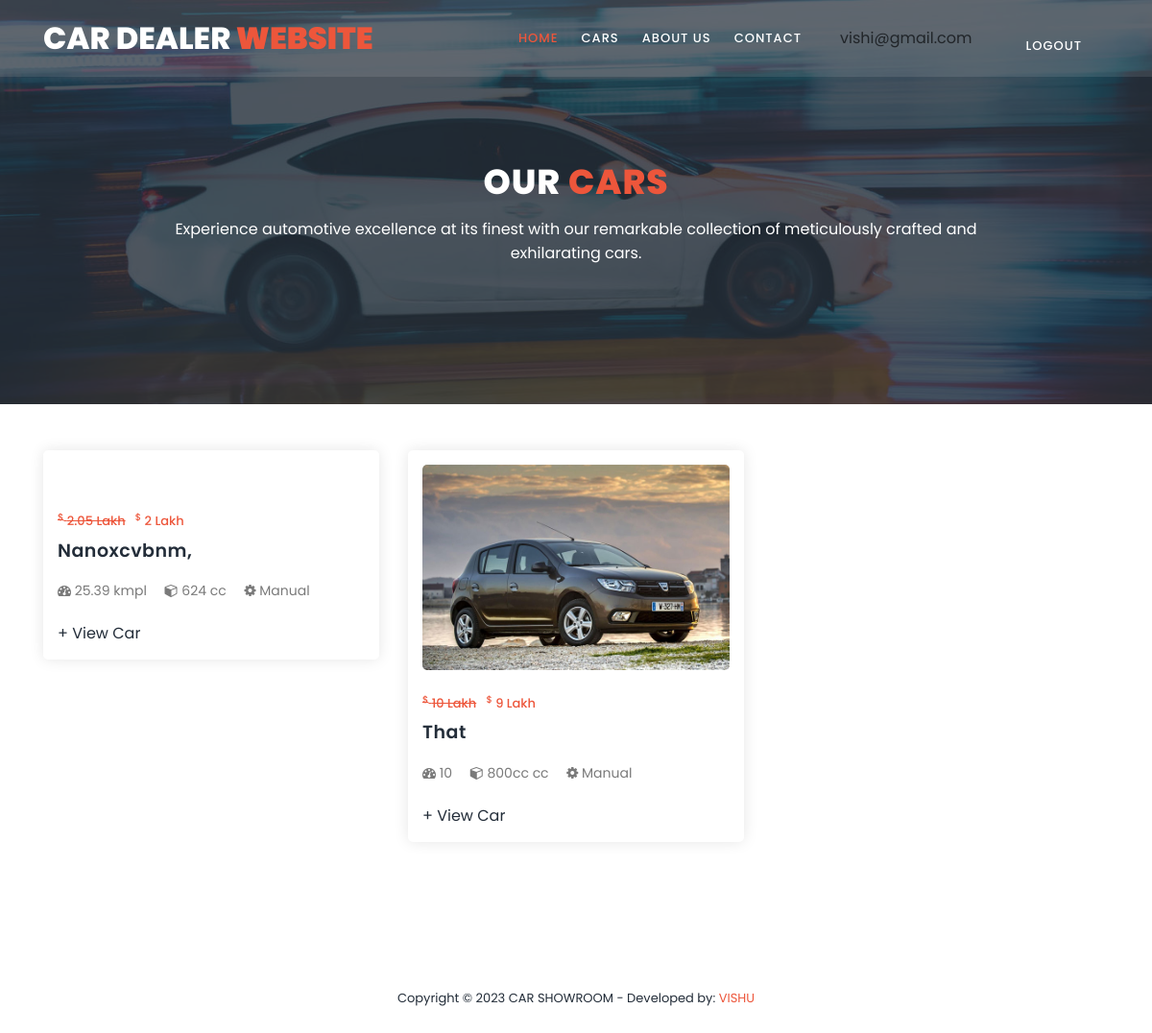
Page /admin/cars.php (signed in) on the committed database.
### tables this page shows
CREATE TABLE `cars` (
  `id` int(11) NOT NULL,
  `img` varchar(400) NOT NULL,
  `originalprice` varchar(50) NOT NULL,
  `discountprice` varchar(50) NOT NULL,
  `carname` varchar(50) NOT NULL,
  `type` varchar(50) NOT NULL,
  `companyname` varchar(50) NOT NULL,
  `model` varchar(50) NOT NULL,
  `mileage` varchar(50) NOT NULL,
  `enginesize` varchar(50) NOT NULL,
  `fueltype` varchar(50) NOT NULL,
  `gearbox` varchar(50) NOT NULL,
  `numberofseats` varchar(50) NOT NULL,
  `doors` varchar(50) NOT NULL,
  `color` varchar(50) NOT NULL,
  `power` varchar(50) NOT NULL,
  `breaktype` varchar(50) NOT NULL,
  `steeringtype` varchar(50) NOT NULL,
  `seattype` varchar(50) NOT NULL,
  `headlight` varchar(50) NOT NULL,
  `vehiclediscription` varchar(1000) NOT NULL,
  `img1` varchar(255) DEFAULT NULL,
  `img2` varchar(255) DEFAULT NULL
);

### admin/cars.php (the view)
<?php require_once '../config.php'; ?>
<?php include("header2.php"); ?>
<section class="section section-bg" id="call-to-action"
    style="background-image: url(assets/images/banner-image-1-1920x500.jpg)">
    <div class="container">
        <div class="row">
            <div class="col-lg-10 offset-lg-1">
                <div class="cta-content">
                    <br>
                    <br>
                    <h2>Our <em>Cars</em></h2>
                    <p>Experience automotive excellence at its finest with our remarkable collection of meticulously crafted and exhilarating cars.</p>
                </div>
            </div>
        </div>
    </div>
</section>
<section class="section" id="trainers">
    <div class="container">
        <br>
        <br>
        <div class="row">
            <?php
            $query = "SELECT * FROM cars";
            $result = mysqli_query($conn, $query);
            while ($row = mysqli_fetch_assoc($result)) {
                $id = $row['id'];
                $image = $row['img'];
                $originalPrice = $row['originalprice'];
                $discountPrice = $row['discountprice'];
                $carName = $row['carname'];
                $mileage = $row['mileage'];
                $engineSize = $row['enginesize'];
                $gearbox = $row['gearbox'];
            ?>
            <div class="col-lg-4">
                <div class="trainer-item">
                    <div class="image-thumb">
                        <img src="<?php echo $image; ?>" alt="">
                    </div>
                    <div class="down-content">
                        <span>
                            <del><sup>$</sup> <?php echo $originalPrice; ?></del> &nbsp; <sup>$</sup> <?php echo $discountPrice; ?>
                        </span>
                        <h4><?php echo $carName; ?></h4>
                        <p>
                            <i class="fa fa-dashboard"></i> <?php echo $mileage; ?> &nbsp;&nbsp;&nbsp;
                            <i class="fa fa-cube"></i> <?php echo $engineSize; ?> cc &nbsp;&nbsp;&nbsp;
                            <i class="fa fa-cog"></i> <?php echo $gearbox; ?> &nbsp;&nbsp;&nbsp;
                        </p>
                        <ul class="social-icons">
                        <li><a href="car-details.php?id=<?php echo $id; ?>">+ View Car</a></li>
                        </ul>
                    </div>
                </div>
            </div>
            <?php } ?>
        <br>
    </div>
</section>
<?php include("footer.php"); ?>

### assets/css/style.css (style rules this page uses)
html, body, div, span, applet, object, iframe, h1, h2, h3, h4, h5, h6, p, blockquote, div pre, a, abbr, acronym, address, big, cite, code, del, dfn, em, font, img, ins, kbd, q, s, samp, small, strike, strong, sub, sup, tt, var, b, u, i, center, dl, dt, dd, ol, ul, li, figure, header, nav, section, article, aside, footer, figcaption { margin: 0; padding: 0; border: 0; outline: 0; }
ul, li { padding: 0; margin: 0; list-style: none; }
header, nav, section, article, aside, footer, hgroup { display: block; }
* { box-sizing: border-box; }
html, body { font-family: 'Poppins', sans-serif; font-weight: 400; background-color: #fff; font-size: 16px; -ms-text-size-adjust: 100%; -webkit-font-smoothing: antialiased; -moz-osx-font-smoothing: grayscale; }
a { text-decoration: none !important; }
h1, h2, h3, h4, h5, h6 { margin-top: 0px; margin-bottom: 0px; }
ul { margin-bottom: 0px; }
p { font-size: 14px; line-height: 25px; color: #7a7a7a; }
html, body { background: #fff; font-family: 'Poppins', sans-serif; }
#call-to-action { padding: 120px 0px; background-image: url(../images/cta-bg.jpg); background-position: center center; background-repeat: no-repeat; background-size: cover; text-align: center; }
.cta-content h2 { font-size: 36px; text-transform: uppercase; font-weight: 800; color: #fff; letter-spacing: 1px; }
.cta-content h2 em { font-style: normal; color: #ed563b; }
.cta-content p { font-size: 16px; color: #fff; margin: 15px 0px 25px 0px; }
.section-bg { background-position: center center; background-repeat: no-repeat; background-size: cover; position: relative; }
.section-bg:before { content: ''; position: absolute; top: 0; left: 0; width: 100%; height: 100%; background-color: rgba(35, 45, 57, 0.8); }
.section-bg>form, .section-bg .container { position: relative; z-index: 2 }
#trainers { padding-bottom: 90px; }
#trainers .trainer-item { background-color: #fff; border-radius: 5px; box-shadow: 0px 0px 15px rgba(0, 0, 0, 0.1); padding: 15px; margin-bottom: 30px; }
#trainers .trainer-item img { width: 100%; border-radius: 5px; }
#trainers .trainer-item span { font-size: 13px; font-weight: 500; color: #ed563b; display: inline-block; margin-top: 25px; margin-bottom: 10px; }
#trainers .trainer-item h4 { font-size: 19px; font-weight: 600; color: #232d39; letter-spacing: 0.5px; margin-bottom: 18px; }
#trainers .trainer-item p { margin-bottom: 20px; }
ul.social-icons li { display: inline-block; margin-right: 12px; }
ul.social-icons li:last-child { margin-right: 0px; }
ul.social-icons li a { color: #232d39; transition: all .3s; }
a { color: #ed563b; }

### rows in the picture
cars: originalprice "2.05 Lakh", discountprice "2 Lakh", carname "Nanoxcvbnm,", mileage "25.39 kmpl", enginesize "624", gearbox "Manual"
cars: img (picture), originalprice "10 Lakh", discountprice "9 Lakh", carname "That", mileage "10", enginesize "800cc", gearbox "Manual"

### other values in the picture
$_SESSION['username'] "vishi@gmail.com"
